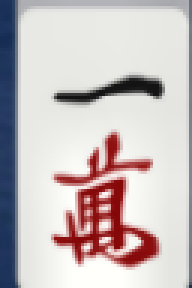
#> input picture assets/templates/1m/1759323376437.png, 64 x 96 px (shown 3 times larger)
$ python -i roi.py   (imports and definitions only)
#> lines starting #> are read from the running program, lines starting #| are printed output that depends on the picture
#> further down, picture is the input picture: shape (96, 64, 3); mean B, G, R 191.3, 191.2, 200.7
from typing import Dict, Optional, Tuple
import numpy as np
import cv2

Rect = Tuple[int, int, int, int]  # (l,t,w,h)

def crop_rect(img_bgr: np.ndarray, rect: Optional[Rect]) -> Optional[np.ndarray]:
    if rect is None:
        return None
    l, t, w, h = rect
    r, b = l + w, t + h
    h_img, w_img = img_bgr.shape[:2]
    l = max(0, min(w_img-1, l)); r = max(0, min(w_img, r))
    t = max(0, min(h_img-1, t)); b = max(0, min(h_img, b))
    if r <= l or b <= t:
        return None
    return img_bgr[t:b, l:r].copy()

def normalize_tileband(img_bgr: np.ndarray) -> np.ndarray:
    """Lightweight normalization for UI regions with tiles/text."""
    # Convert to YCrCb and equalize luminance (CLAHE)
    ycrcb = cv2.cvtColor(img_bgr, cv2.COLOR_BGR2YCrCb)
#> ycrcb: shape (96, 64, 3); mean of channels 0, 1, 2 193.9, 132.8, 126.6
    y, cr, cb = cv2.split(ycrcb)
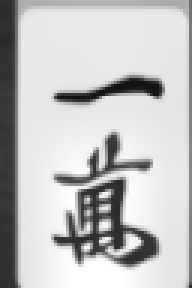
#> y: shape (96, 64) (shown 3 times larger); min 19, max 255, mean 193.9
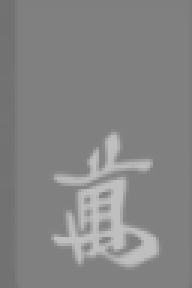
#> cr: shape (96, 64) (shown 3 times larger); min 113, max 191, mean 132.8
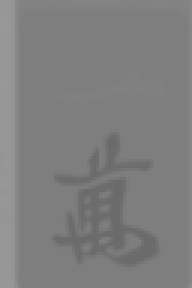
#> cb: shape (96, 64) (shown 3 times larger); min 107, max 152, mean 126.6
    clahe = cv2.createCLAHE(clipLimit=2.0, tileGridSize=(8,8))
    y_eq = clahe.apply(y)
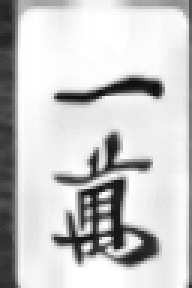
#> y_eq: shape (96, 64) (shown 3 times larger); min 14, max 255, mean 200.5
    out = cv2.cvtColor(cv2.merge([y_eq, cr, cb]), cv2.COLOR_YCrCb2BGR)
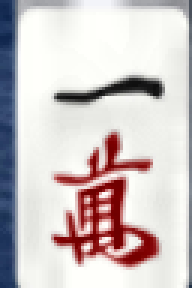
#> out: shape (96, 64, 3) (shown 3 times larger); mean B, G, R 198, 197.9, 207.2
    # Gentle bilateral to reduce compression noise without blurring edges too much
    out = cv2.bilateralFilter(out, d=5, sigmaColor=50, sigmaSpace=5)
    return out

def preprocess_rois(frame_bgr: np.ndarray, rois: Dict[str, Optional[Rect]]) -> Dict[str, Optional[np.ndarray]]:
    out: Dict[str, Optional[np.ndarray]] = {}
    for name, rect in rois.items():
        crop = crop_rect(frame_bgr, rect)
        if crop is None:
            out[name] = None
            continue
        # normalize some typical bands; keep anchors raw
        if name.startswith("anchor_"):
            out[name] = crop
        else:
            out[name] = normalize_tileband(crop)
    return out

>>> import cv2
>>> picture = cv2.imread('../../../assets/templates/1m/1759323376437.png')
>>> result = normalize_tileband(picture)

$ run again, on assets/templates/1m/1759326055561.png
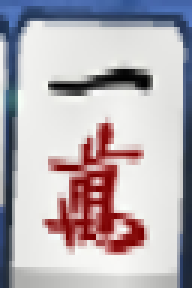
#> input picture assets/templates/1m/1759326055561.png, 64 x 96 px (shown 3 times larger)
#> picture is the input picture: shape (96, 64, 3); mean B, G, R 180.2, 174.9, 182.8
#> ycrcb: shape (96, 64, 3); mean of channels 0, 1, 2 178, 131.4, 129.3
#> in normalize_tileband, `y, cr, cb = cv2.split(ycrcb)`:
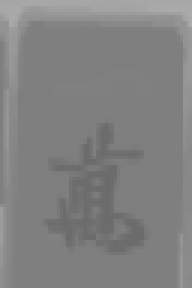
#> cb: shape (96, 64) (shown 3 times larger); min 107, max 171, mean 129.3
#> in normalize_tileband, `out = cv2.cvtColor(cv2.merge([y_eq, cr, cb]), cv2.COLOR_YCrCb2BGR)`:
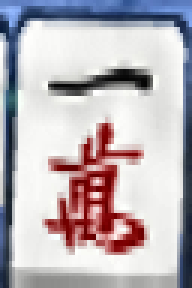
#> out: shape (96, 64, 3) (shown 3 times larger); mean B, G, R 184.3, 179.1, 186.8

$ run again, on assets/templates/1m/1759327937100.png
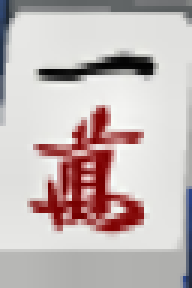
#> input picture assets/templates/1m/1759327937100.png, 64 x 96 px (shown 3 times larger)
#> picture is the input picture: shape (96, 64, 3); mean B, G, R 183.2, 184.2, 196.6
#> ycrcb: shape (96, 64, 3); mean of channels 0, 1, 2 187.9, 134.2, 125.4
#> in normalize_tileband, `y, cr, cb = cv2.split(ycrcb)`:
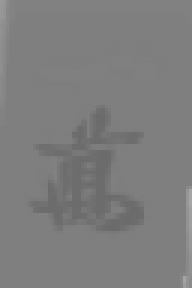
#> cb: shape (96, 64) (shown 3 times larger); min 107, max 166, mean 125.4
#> in normalize_tileband, `out = cv2.cvtColor(cv2.merge([y_eq, cr, cb]), cv2.COLOR_YCrCb2BGR)`:
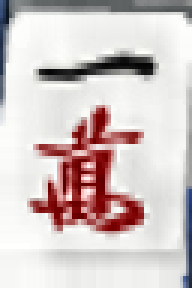
#> out: shape (96, 64, 3) (shown 3 times larger); mean B, G, R 197.7, 198.7, 210.9

$ run again, on assets/templates/1m/1759328193706.png
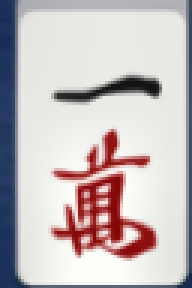
#> input picture assets/templates/1m/1759328193706.png, 64 x 96 px (shown 3 times larger)
#> picture is the input picture: shape (96, 64, 3); mean B, G, R 189.9, 189.2, 197.7
#> ycrcb: shape (96, 64, 3); mean of channels 0, 1, 2 191.8, 132.2, 127.1
#> in normalize_tileband, `y, cr, cb = cv2.split(ycrcb)`:
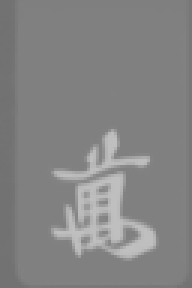
#> cr: shape (96, 64) (shown 3 times larger); min 113, max 191, mean 132.2
#> in normalize_tileband, `out = cv2.cvtColor(cv2.merge([y_eq, cr, cb]), cv2.COLOR_YCrCb2BGR)`:
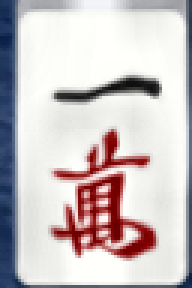
#> out: shape (96, 64, 3) (shown 3 times larger); mean B, G, R 196.2, 195.6, 203.9
